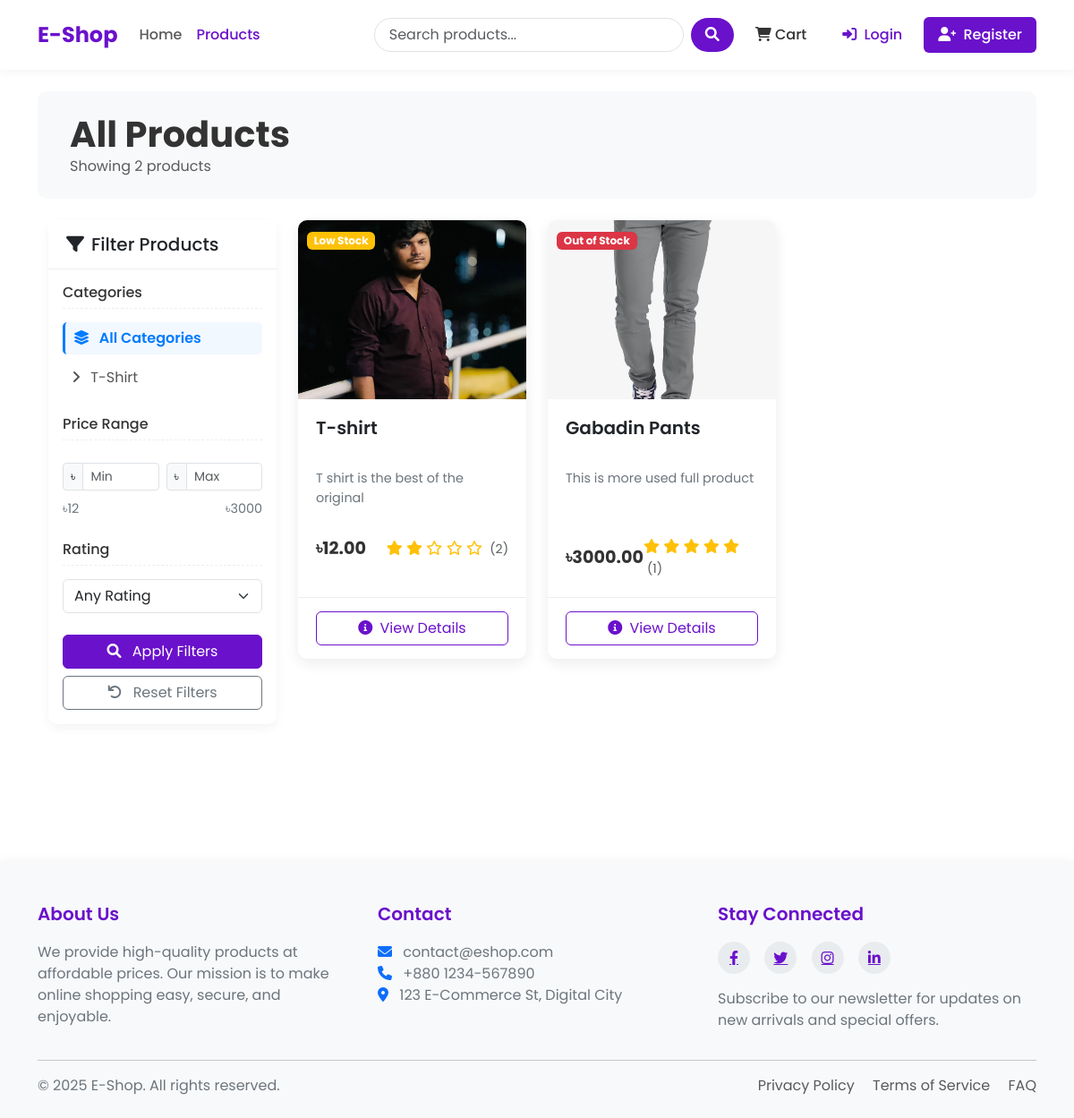
/products/, run on an earlier commit of the app's database.
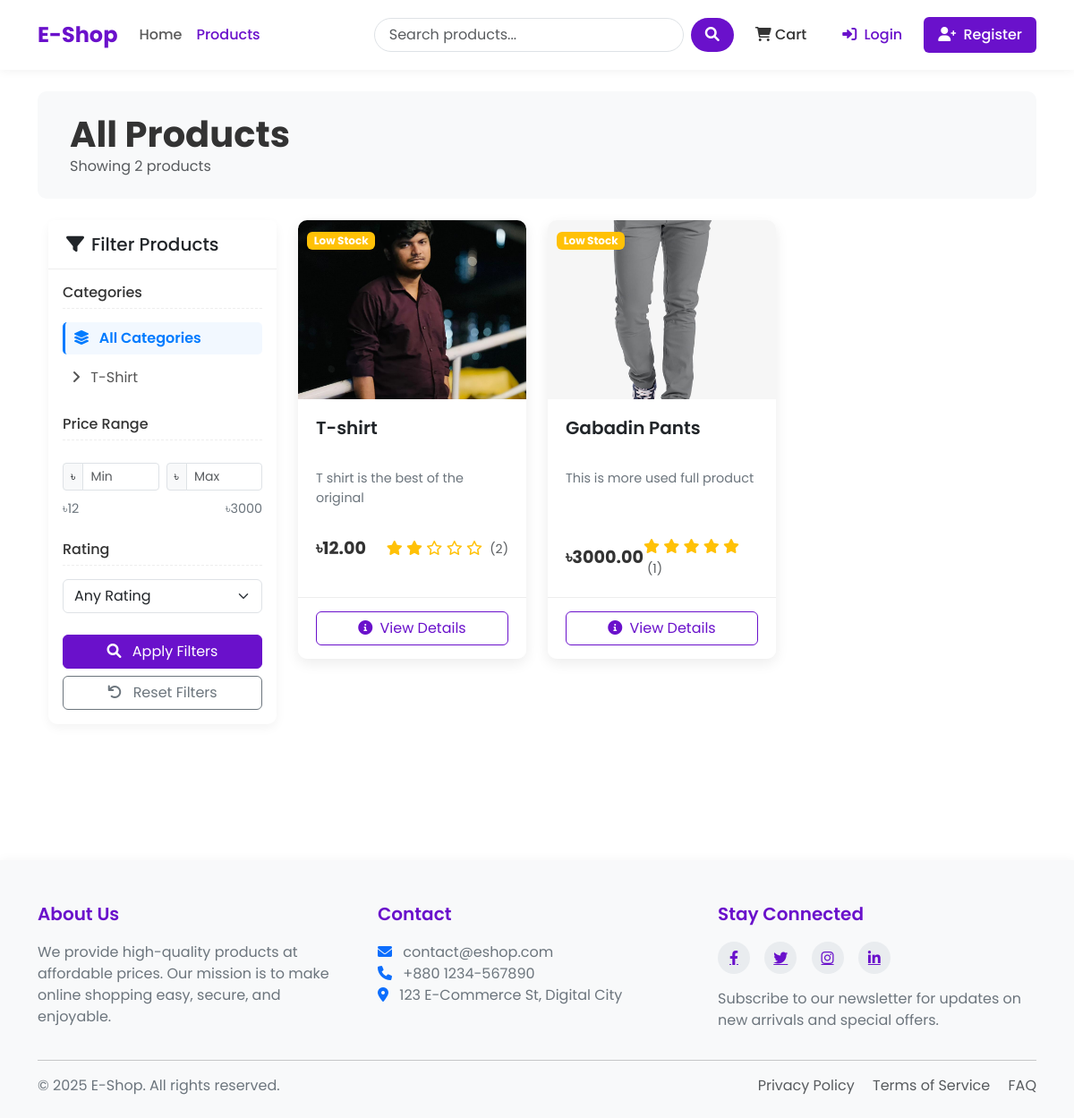
And on a later commit of the database.
### shop/models.py (models this page shows, shortened)
class Product(models.Model):
    name = models.CharField(max_length=200)
    slug = models.SlugField(max_length=200,unique=True)
    category = models.ForeignKey(Category,on_delete=models.CASCADE,related_name='products')
    description = models.TextField()
    price = models.DecimalField(max_digits=10,decimal_places=2) #122.23
    stock = models.PositiveBigIntegerField(default=1)
    available = models.BooleanField(default=True)
    created = models.DateTimeField(auto_now_add=True)
    updated = models.DateTimeField(auto_now=True)
    image = models.ImageField(upload_to = 'products/%Y/%m/%d')
    def average_rating(self):
        ratings = self.ratings.all()
        if ratings.count()>0:
            return sum([rating.rating for rating in ratings])/ratings.count()

### shop/views.py (the view, shortened to what this page needs)
# urls.py: path('products/',views.product_list,name='product_list'),
def product_list(request,category_slug=None):
    category = None
    categories = models.Category.objects.all()
    products = models.Product.objects.filter(available=True)
    if category_slug:
        category = get_object_or_404(models.Category,slug=category_slug)
        products = products.filter(category=category)
    min_price = products.aggregate(Min('price'))['price__min']
    max_price = products.aggregate(Max('price'))['price__max']
    if request.GET.get('min_price'):
        products = products.filter(price__gte=request.GET.get('min_price'))
    if request.GET.get('max_price'):
        products = products.filter(price__lte=request.GET.get('max_price'))
    if request.GET.get('rating'):
        min_rating = request.GET.get('rating')
        products = products.annotate(avg_rating=Avg('ratings__rating')).filter(avg_rating__gte=min_rating) #aitar kaj holo suppose user 4 rating er product dekhte chasse so aita return korbe (>=4) er rating
    context = {
        'category':category,
        'categories':categories,
        'products':products,
        'min_price':min_price,
        'max_price':max_price,
    }
    return render(request,'shop/product_list.html',context)

### shop/context_processors.py (called while the page is built)
def cart_items_count(request):
    if request.user.is_authenticated:
        try:
            cart = Cart.objects.get(user=request.user)
            return {'cart_items_count': cart.get_total_items()}
        except Cart.DoesNotExist:
            return {'cart_items_count':0}
    return {'cart_items_count':0}

### templates/shop/product_list.html (shortened to what the changed rows need)
{% extends 'base.html' %}
{% block content %}
<div class="shop-header mb-4 p-4 bg-light">
    <div class="container-fluid">
        <div class="row align-items-center">
            <div class="col-md-6">
                <h1 class="shop-title">
                    {% if category %}{{ category.name }}{% else %}All Products{% endif %}
                </h1>
            </div>
        </div>
    </div>
</div>
<div class="container-fluid">
    <div class="row">
        <div class="col-lg-9">
            {% if products %}
            <div class="row row-cols-1 row-cols-md-2 row-cols-lg-3 g-4">
                {% for product in products %}
                <div class="col">
                    <div class="card h-100 product-card">
                        <div class="product-img-container">
                            {% if product.image %}
                            <img src="{{ product.image.url }}" class="product-img" alt="{{ product.name }}">
                            {% else %}
                            <div class="bg-light d-flex align-items-center justify-content-center h-100">
                                <i class="fas fa-image fa-3x text-muted"></i>
                            </div>
                            {% endif %}
                            {% if product.stock <= 5 and product.stock > 0 %}
                            <div class="product-badge">
                                <span class="badge bg-warning">Low Stock</span>
                            </div>
                            {% elif product.stock <= 0 %}
                            <div class="product-badge">
                                <span class="badge bg-danger">Out of Stock</span>
                            </div>
                            {% endif %}
                        </div>
                        <div class="card-body">
                            <h5 class="product-title">{{ product.name }}</h5>
                            <p class="product-desc">{{ product.description|truncatechars:100 }}</p>
                            <div class="d-flex justify-content-between align-items-center">
                                <span class="product-price">৳{{ product.price }}</span>
                                <div class="rating">
                                    {% for i in "12345" %}
                                    {% if forloop.counter <= product.average_rating %}
                                    <i class="fas fa-star"></i>
                                    {% else %}
                                    <i class="far fa-star"></i>
                                    {% endif %}
                                    {% endfor %}
                                    <span class="ms-1 text-muted small">({{ product.ratings.count }})</span>
                                </div>
                            </div>
                        </div>
                        <div class="card-footer">
                            <div class="d-grid">
                                <a href="{% url 'shop:product_detail' product.slug %}" class="btn btn-outline-primary btn-add-cart">
                                    <i class="fas fa-info-circle me-1"></i> View Details
                                </a>
                            </div>
                        </div>
                    </div>
                </div>
                {% endfor %}
            </div>
            {% endif %}
        </div>
    </div>
</div>
{% endblock %}

What changed in the data, as far as the page shows it:
changed Product "Gabadin Pants": stock "Out of Stock" → "Low Stock"
